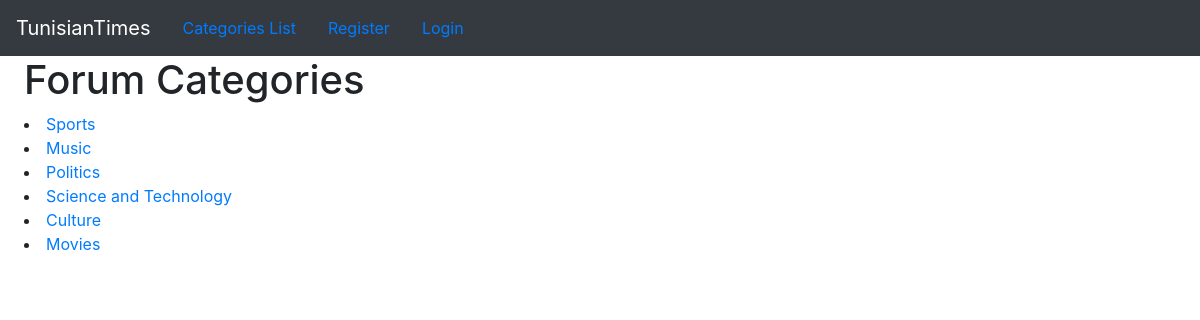
The page /category_list/ on the database its author committed.
### myblog/models.py (models this page shows, shortened)
class Category(models.Model):
    name = models.CharField(max_length=200)
    def __str__(self):
        return self.name

### myblog/views.py (the view)
# urls.py: path('category_list/',views.CategoryListView,name="categorys_list"),
def CategoryListView(request):
    cat_menu_list=Category.objects.all()
    return render(request, "categories_list.html",{'cat_menu_list':cat_menu_list})

### myblog/templates/categories_list.html
{% extends 'base.html' %} {%block title%}Forum Categories{% endblock %}
{% block content %}
<h1 class="ml-4">Forum Categories</h1>
{% for item in cat_menu_list %}
<li class="ml-4"><a href="{% url 'categorys' item %}">{{ item }}</a></li>
{% endfor %}
{% endblock %}

### rows shown on the page
Category: name "Sports"
Category: name "Music"
Category: name "Politics"
Category: name "Science and Technology"
Category: name "Culture"
Category: name "Movies"
